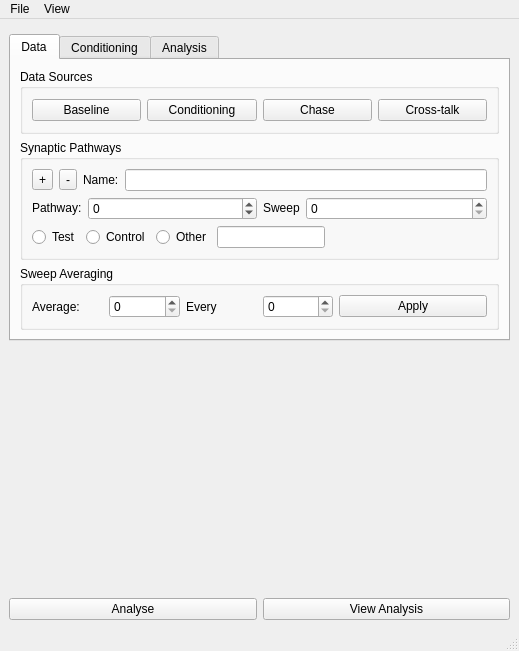
<?xml version="1.0" encoding="UTF-8"?>
<ui version="4.0">
 <class>MainWindow</class>
 <widget class="QMainWindow" name="MainWindow">
  <property name="geometry">
   <rect>
    <x>0</x>
    <y>0</y>
    <width>519</width>
    <height>651</height>
   </rect>
  </property>
  <property name="windowTitle">
   <string>Synaptic Plasticity</string>
  </property>
  <widget class="QWidget" name="centralwidget">
   <layout class="QVBoxLayout" name="verticalLayout_2">
    <item>
     <widget class="MetaDataWidget" name="metaDataWidget" native="true"/>
    </item>
    <item>
     <widget class="QTabWidget" name="tabWidget">
      <property name="currentIndex">
       <number>0</number>
      </property>
      <widget class="QWidget" name="tabDataLayout">
       <attribute name="title">
        <string>Data</string>
       </attribute>
       <layout class="QVBoxLayout" name="verticalLayout">
        <item>
         <widget class="QGroupBox" name="groupBoxDataSources">
          <property name="title">
           <string>Data Sources</string>
          </property>
          <layout class="QHBoxLayout" name="horizontalLayout_9">
           <item>
            <widget class="QPushButton" name="pushButtonBaselineSources">
             <property name="text">
              <string>Baseline</string>
             </property>
            </widget>
           </item>
           <item>
            <widget class="QPushButton" name="pushButtonConditioningSources">
             <property name="text">
              <string>Conditioning</string>
             </property>
            </widget>
           </item>
           <item>
            <widget class="QPushButton" name="pushButtonChaseSources">
             <property name="text">
              <string>Chase</string>
             </property>
            </widget>
           </item>
           <item>
            <widget class="QPushButton" name="pushButtonCrossTalkSources">
             <property name="enabled">
              <bool>true</bool>
             </property>
             <property name="text">
              <string>Cross-talk</string>
             </property>
            </widget>
           </item>
          </layout>
         </widget>
        </item>
        <item>
         <widget class="QGroupBox" name="stimulationPathwaysGroupBox">
          <property name="title">
           <string>Synaptic Pathways</string>
          </property>
          <layout class="QGridLayout" name="gridLayout">
           <item row="0" column="0" colspan="2">
            <layout class="QHBoxLayout" name="horizontalLayout_3">
             <item>
              <widget class="QToolButton" name="toolButtonAddPathway">
               <property name="toolTip">
                <string>Add pathway</string>
               </property>
               <property name="statusTip">
                <string>Add pathway</string>
               </property>
               <property name="whatsThis">
                <string>Add pathway</string>
               </property>
               <property name="text">
                <string>+</string>
               </property>
               <property name="icon">
                <iconset resource="../gui/resources/resources.qrc">
                 <normaloff>:/images/add.svg</normaloff>:/images/add.svg</iconset>
               </property>
              </widget>
             </item>
             <item>
              <widget class="QToolButton" name="toolButtonRemovePathway">
               <property name="toolTip">
                <string>Remove pathway</string>
               </property>
               <property name="statusTip">
                <string>Remove pathway</string>
               </property>
               <property name="whatsThis">
                <string>Remove pathway</string>
               </property>
               <property name="text">
                <string>-</string>
               </property>
               <property name="icon">
                <iconset resource="../gui/resources/resources.qrc">
                 <normaloff>:/images/list-remove.svg</normaloff>:/images/list-remove.svg</iconset>
               </property>
              </widget>
             </item>
             <item>
              <widget class="QLabel" name="label">
               <property name="text">
                <string>Name:</string>
               </property>
              </widget>
             </item>
             <item>
              <widget class="QLineEdit" name="lineEditPathwayName"/>
             </item>
            </layout>
           </item>
           <item row="1" column="0" colspan="2">
            <layout class="QHBoxLayout" name="horizontalLayout_7">
             <item>
              <layout class="QHBoxLayout" name="horizontalLayout">
               <item>
                <widget class="QLabel" name="pathwayIndexLabel">
                 <property name="sizePolicy">
                  <sizepolicy hsizetype="Minimum" vsizetype="Fixed">
                   <horstretch>0</horstretch>
                   <verstretch>0</verstretch>
                  </sizepolicy>
                 </property>
                 <property name="text">
                  <string>Pathway:</string>
                 </property>
                </widget>
               </item>
               <item>
                <widget class="QSpinBox" name="spinBoxPathwayIndex">
                 <property name="sizePolicy">
                  <sizepolicy hsizetype="Expanding" vsizetype="Fixed">
                   <horstretch>0</horstretch>
                   <verstretch>0</verstretch>
                  </sizepolicy>
                 </property>
                 <property name="toolTip">
                  <string>Select pathway</string>
                 </property>
                 <property name="statusTip">
                  <string>Select pathway</string>
                 </property>
                 <property name="whatsThis">
                  <string>Select pathway</string>
                 </property>
                 <property name="wrapping">
                  <bool>true</bool>
                 </property>
                 <property name="maximum">
                  <number>99</number>
                 </property>
                </widget>
               </item>
              </layout>
             </item>
             <item>
              <layout class="QHBoxLayout" name="horizontalLayout_8">
               <item>
                <widget class="QLabel" name="pathwaySweepIndexLabel">
                 <property name="sizePolicy">
                  <sizepolicy hsizetype="Minimum" vsizetype="Fixed">
                   <horstretch>0</horstretch>
                   <verstretch>0</verstretch>
                  </sizepolicy>
                 </property>
                 <property name="toolTip">
                  <string>Sweep index of path</string>
                 </property>
                 <property name="statusTip">
                  <string>Sweep index of path</string>
                 </property>
                 <property name="whatsThis">
                  <string>Index of the sweep, within each trial, that records from the currently selected stimulation pathway</string>
                 </property>
                 <property name="text">
                  <string>Sweep</string>
                 </property>
                </widget>
               </item>
               <item>
                <widget class="QSpinBox" name="spinBoxSweepIndexOfPath">
                 <property name="sizePolicy">
                  <sizepolicy hsizetype="Expanding" vsizetype="Fixed">
                   <horstretch>0</horstretch>
                   <verstretch>0</verstretch>
                  </sizepolicy>
                 </property>
                 <property name="toolTip">
                  <string>Sweep index of path</string>
                 </property>
                 <property name="statusTip">
                  <string>Sweep index of path</string>
                 </property>
                 <property name="whatsThis">
                  <string>Index of the sweep, within each trial, that records from the currently selected stimulation pathway</string>
                 </property>
                </widget>
               </item>
              </layout>
             </item>
            </layout>
           </item>
           <item row="2" column="0">
            <layout class="QHBoxLayout" name="horizontalLayout_11">
             <item>
              <widget class="QRadioButton" name="radioButtonTestPathway">
               <property name="text">
                <string>Test</string>
               </property>
              </widget>
             </item>
             <item>
              <widget class="QRadioButton" name="radioButtonControlPathway">
               <property name="text">
                <string>Control</string>
               </property>
              </widget>
             </item>
             <item>
              <widget class="QRadioButton" name="radioButtonOtherPathway">
               <property name="text">
                <string>Other</string>
               </property>
              </widget>
             </item>
             <item>
              <widget class="QLineEdit" name="otherPathwayNameLineEdit"/>
             </item>
            </layout>
           </item>
           <item row="2" column="1">
            <spacer name="horizontalSpacer">
             <property name="orientation">
              <enum>Qt::Horizontal</enum>
             </property>
             <property name="sizeHint" stdset="0">
              <size>
               <width>145</width>
               <height>20</height>
              </size>
             </property>
            </spacer>
           </item>
          </layout>
         </widget>
        </item>
        <item>
         <widget class="QGroupBox" name="sweepAverageGroupBox">
          <property name="enabled">
           <bool>true</bool>
          </property>
          <property name="title">
           <string>Sweep Averaging</string>
          </property>
          <layout class="QGridLayout" name="gridLayout_2">
           <item row="0" column="0">
            <layout class="QHBoxLayout" name="horizontalLayout_10">
             <item>
              <layout class="QHBoxLayout" name="horizontalLayout_4">
               <item>
                <widget class="QLabel" name="averageSweepsLabel">
                 <property name="text">
                  <string>Average:</string>
                 </property>
                </widget>
               </item>
               <item>
                <widget class="QSpinBox" name="averageSweepsSpinBox"/>
               </item>
              </layout>
             </item>
             <item>
              <layout class="QHBoxLayout" name="horizontalLayout_6">
               <item>
                <widget class="QLabel" name="label_2">
                 <property name="text">
                  <string>Every</string>
                 </property>
                </widget>
               </item>
               <item>
                <widget class="QSpinBox" name="averageSweepsEverySpinBox"/>
               </item>
              </layout>
             </item>
             <item>
              <widget class="QPushButton" name="pushButtonaAverageSweeps">
               <property name="toolTip">
                <string>Average sweeps</string>
               </property>
               <property name="statusTip">
                <string>Average sweeps</string>
               </property>
               <property name="whatsThis">
                <string>Average sweeps</string>
               </property>
               <property name="text">
                <string>Apply</string>
               </property>
              </widget>
             </item>
            </layout>
           </item>
          </layout>
         </widget>
        </item>
       </layout>
      </widget>
      <widget class="QWidget" name="tabConditioning">
       <attribute name="title">
        <string>Conditioning</string>
       </attribute>
      </widget>
      <widget class="QWidget" name="tabAnalysis">
       <attribute name="title">
        <string>Analysis</string>
       </attribute>
      </widget>
     </widget>
    </item>
    <item>
     <spacer name="verticalSpacer">
      <property name="orientation">
       <enum>Qt::Vertical</enum>
      </property>
      <property name="sizeHint" stdset="0">
       <size>
        <width>20</width>
        <height>77</height>
       </size>
      </property>
     </spacer>
    </item>
    <item>
     <widget class="SpinBoxSlider" name="_frames_spinBoxSlider_" native="true"/>
    </item>
    <item>
     <layout class="QHBoxLayout" name="horizontalLayout_5">
      <item>
       <widget class="QPushButton" name="analysePushButton">
        <property name="text">
         <string>Analyse</string>
        </property>
       </widget>
      </item>
      <item>
       <widget class="QPushButton" name="viewAnalysisDataPushButton">
        <property name="text">
         <string>View Analysis</string>
        </property>
       </widget>
      </item>
     </layout>
    </item>
   </layout>
  </widget>
  <widget class="QMenuBar" name="menubar">
   <property name="geometry">
    <rect>
     <x>0</x>
     <y>0</y>
     <width>519</width>
     <height>28</height>
    </rect>
   </property>
   <widget class="QMenu" name="menuFile">
    <property name="title">
     <string>File</string>
    </property>
    <widget class="QMenu" name="menuOptions">
     <property name="title">
      <string>Options</string>
     </property>
     <addaction name="actionOpenOptions"/>
     <addaction name="actionImportOptions"/>
     <addaction name="actionSaveOptions"/>
     <addaction name="actionExportOptions"/>
    </widget>
    <widget class="QMenu" name="menuImport">
     <property name="title">
      <string>Import</string>
     </property>
     <widget class="QMenu" name="menuImportDataSources">
      <property name="title">
       <string>Sources</string>
      </property>
      <addaction name="actionImportBaselineSourceData"/>
      <addaction name="actionImportConditioningSourceData"/>
      <addaction name="actionImportChaseSourceData"/>
      <addaction name="actionImportPathwayCrosstalkSourceData"/>
     </widget>
     <addaction name="actionExperiment"/>
     <addaction name="menuImportDataSources"/>
    </widget>
    <widget class="QMenu" name="menuOpen">
     <property name="title">
      <string>Open</string>
     </property>
     <widget class="QMenu" name="menuOpenSourceFiles">
      <property name="title">
       <string>Sources</string>
      </property>
      <addaction name="actionOpenBaselineSourceFiles"/>
      <addaction name="actionOpenChaseSourceFiles"/>
      <addaction name="actionOpenConditioningSourceFiles"/>
      <addaction name="actionOpenPathwayCrosstalkSourceFiles"/>
     </widget>
     <addaction name="actionOpenExperimentFile"/>
     <addaction name="menuOpenSourceFiles"/>
    </widget>
    <addaction name="menuOpen"/>
    <addaction name="menuImport"/>
    <addaction name="actionSave"/>
    <addaction name="actionExport"/>
    <addaction name="menuOptions"/>
   </widget>
   <widget class="QMenu" name="menuView">
    <property name="title">
     <string>View</string>
    </property>
    <widget class="QMenu" name="menuRecording">
     <property name="title">
      <string>Recording</string>
     </property>
     <widget class="QMenu" name="menuRaw">
      <property name="title">
       <string>Raw</string>
      </property>
      <addaction name="actionViewRawBaselineData"/>
      <addaction name="actionViewRawChaseData"/>
      <addaction name="actionViewRawCrossTalkData"/>
     </widget>
     <addaction name="actionViewBaselineData"/>
     <addaction name="actionViewChaseData"/>
     <addaction name="actionViewConditioningData"/>
     <addaction name="actionViewCrossTalkData"/>
     <addaction name="separator"/>
     <addaction name="menuRaw"/>
    </widget>
    <addaction name="menuRecording"/>
   </widget>
   <addaction name="menuFile"/>
   <addaction name="menuView"/>
  </widget>
  <widget class="QStatusBar" name="statusbar"/>
  <action name="actionBaseline_runs">
   <property name="text">
    <string>Baseline runs</string>
   </property>
  </action>
  <action name="actionChase_run">
   <property name="text">
    <string>Chase run</string>
   </property>
  </action>
  <action name="actionConditioning">
   <property name="text">
    <string>Conditioning</string>
   </property>
  </action>
  <action name="actionImport_2">
   <property name="text">
    <string>Import</string>
   </property>
  </action>
  <action name="actionCreate">
   <property name="text">
    <string>Create</string>
   </property>
  </action>
  <action name="actionSave">
   <property name="text">
    <string>Save</string>
   </property>
   <property name="toolTip">
    <string>Save experiment</string>
   </property>
   <property name="statusTip">
    <string>Save experiment</string>
   </property>
   <property name="whatsThis">
    <string>Save experiment</string>
   </property>
  </action>
  <action name="actionExport">
   <property name="text">
    <string>Export</string>
   </property>
   <property name="toolTip">
    <string>Export experiment to workspace</string>
   </property>
   <property name="statusTip">
    <string>Export experiment to workspace</string>
   </property>
   <property name="whatsThis">
    <string>Export experiment to workspace</string>
   </property>
  </action>
  <action name="actionOpenOptions">
   <property name="text">
    <string>Open</string>
   </property>
  </action>
  <action name="actionImportOptions">
   <property name="text">
    <string>Import</string>
   </property>
  </action>
  <action name="actionSaveOptions">
   <property name="text">
    <string>Save</string>
   </property>
  </action>
  <action name="actionExportOptions">
   <property name="text">
    <string>Export</string>
   </property>
  </action>
  <action name="actionExperiment">
   <property name="text">
    <string>Experiment</string>
   </property>
  </action>
  <action name="actionOpenExperimentFile">
   <property name="text">
    <string>Experiment</string>
   </property>
  </action>
  <action name="actionOpenBaselineSourceFiles">
   <property name="text">
    <string>Baseline</string>
   </property>
   <property name="toolTip">
    <string>Open Baseline Sources</string>
   </property>
  </action>
  <action name="actionOpenChaseSourceFiles">
   <property name="text">
    <string>Chase</string>
   </property>
   <property name="toolTip">
    <string>Chase Sources</string>
   </property>
  </action>
  <action name="actionOpenConditioningSourceFiles">
   <property name="text">
    <string>Conditioning Data</string>
   </property>
  </action>
  <action name="actionOpenPathwayCrosstalkSourceFiles">
   <property name="text">
    <string>Pathway Crosstalk Data</string>
   </property>
  </action>
  <action name="actionViewBaselineData">
   <property name="text">
    <string>Baseline</string>
   </property>
  </action>
  <action name="actionViewChaseData">
   <property name="text">
    <string>Chase</string>
   </property>
  </action>
  <action name="actionViewConditioningData">
   <property name="text">
    <string>Conditioning</string>
   </property>
  </action>
  <action name="actionViewRawBaselineData">
   <property name="text">
    <string>Baseline</string>
   </property>
  </action>
  <action name="actionViewRawChaseData">
   <property name="text">
    <string>Chase</string>
   </property>
  </action>
  <action name="actionViewRawCrossTalkData">
   <property name="text">
    <string>Cross-talk</string>
   </property>
  </action>
  <action name="actionViewCrossTalkData">
   <property name="text">
    <string>Cross-talk</string>
   </property>
  </action>
  <action name="actionOpenBaselineSources">
   <property name="text">
    <string>Baseline</string>
   </property>
  </action>
  <action name="actionImportBaselineSourceData">
   <property name="text">
    <string>Baseline</string>
   </property>
  </action>
  <action name="actionImportConditioningSourceData">
   <property name="text">
    <string>Conditioning</string>
   </property>
  </action>
  <action name="actionImportChaseSourceData">
   <property name="text">
    <string>Chase</string>
   </property>
  </action>
  <action name="actionImportPathwayCrosstalkSourceData">
   <property name="text">
    <string>Pathway Crosstalk</string>
   </property>
  </action>
 </widget>
 <customwidgets>
  <customwidget>
   <class>MetaDataWidget</class>
   <extends>QWidget</extends>
   <header location="global">gui.widgets.metadatawidget</header>
   <container>1</container>
  </customwidget>
  <customwidget>
   <class>SpinBoxSlider</class>
   <extends>QWidget</extends>
   <header location="global">gui.widgets.spinboxslider</header>
   <container>1</container>
  </customwidget>
 </customwidgets>
 <resources>
  <include location="../gui/resources/resources.qrc"/>
 </resources>
 <connections/>
</ui>
